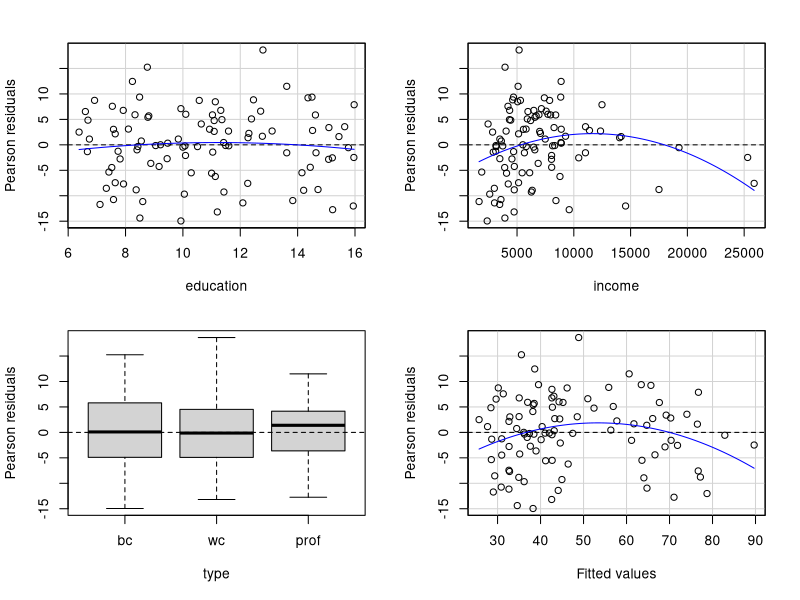
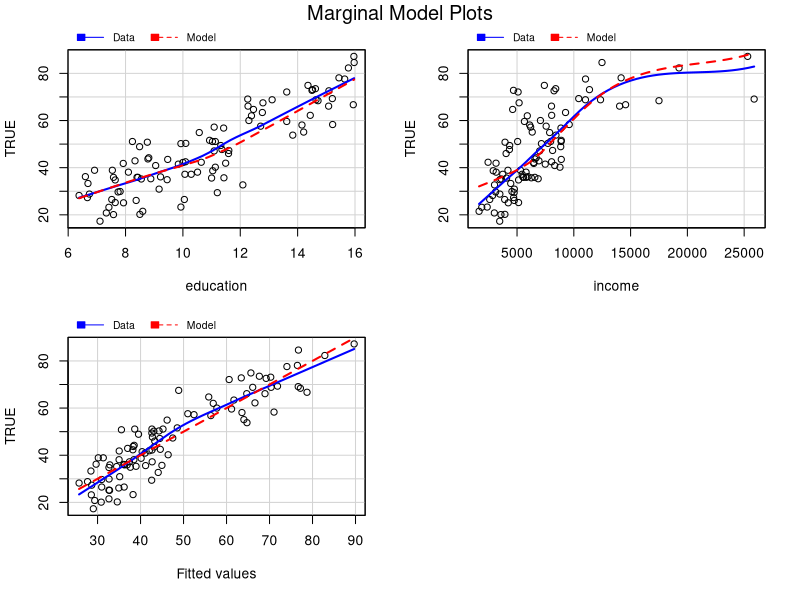
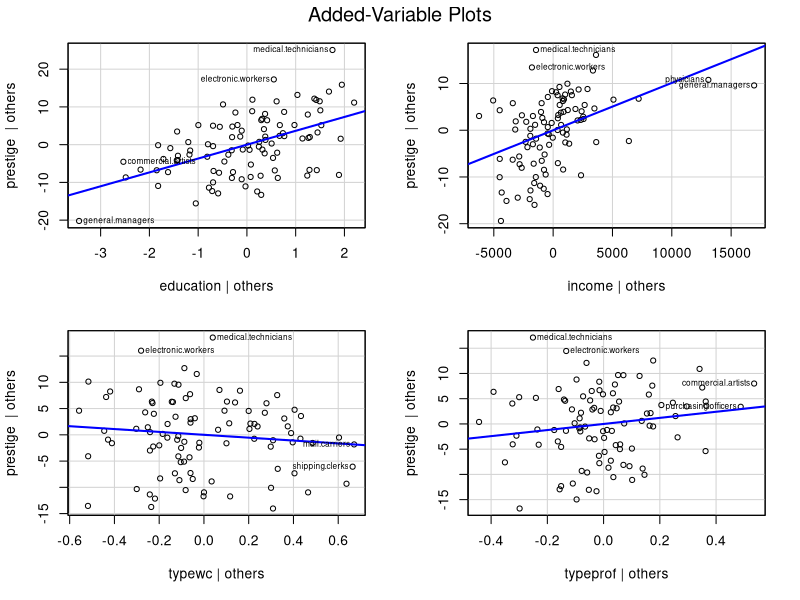
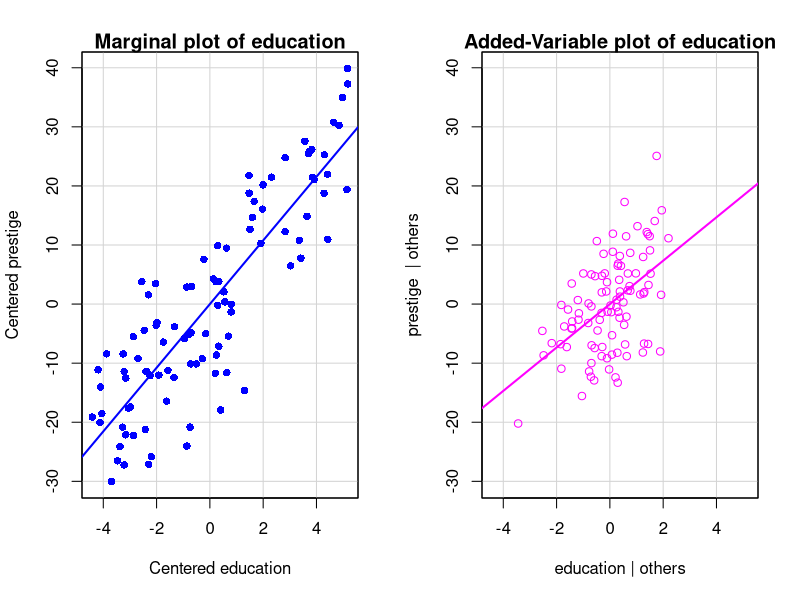
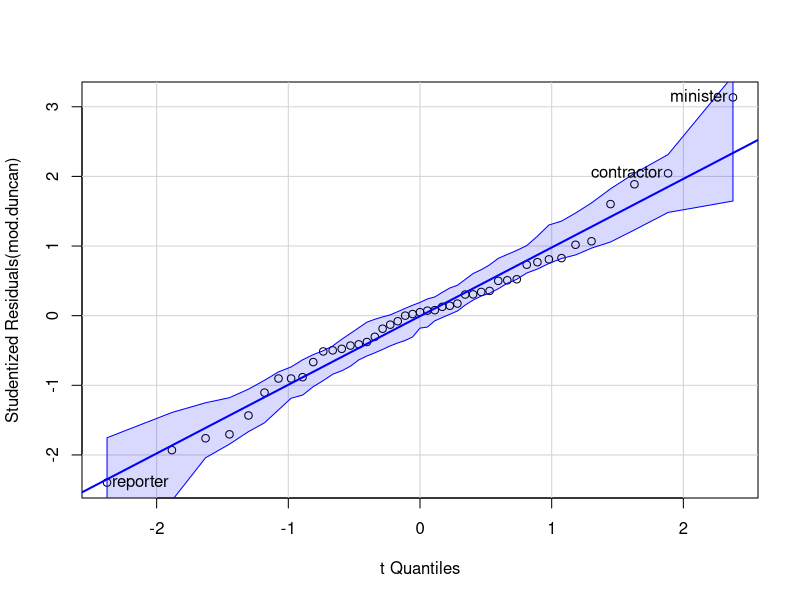
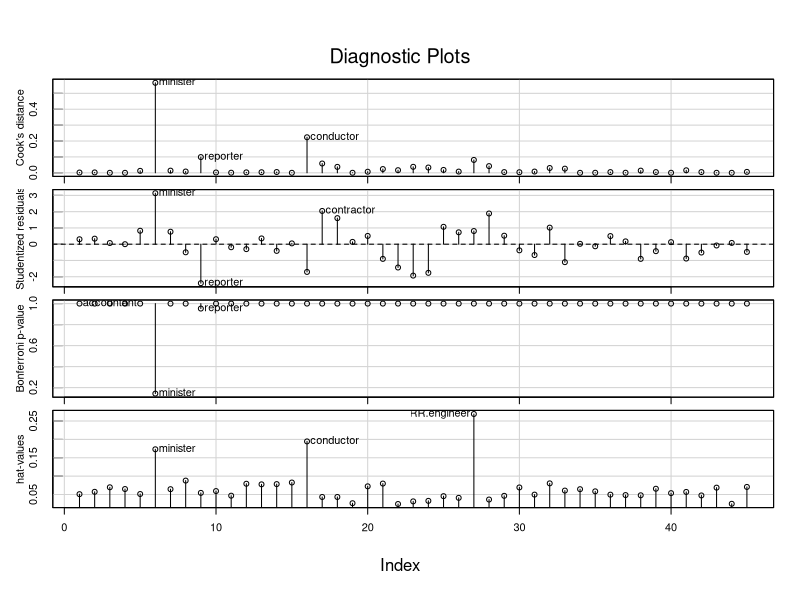
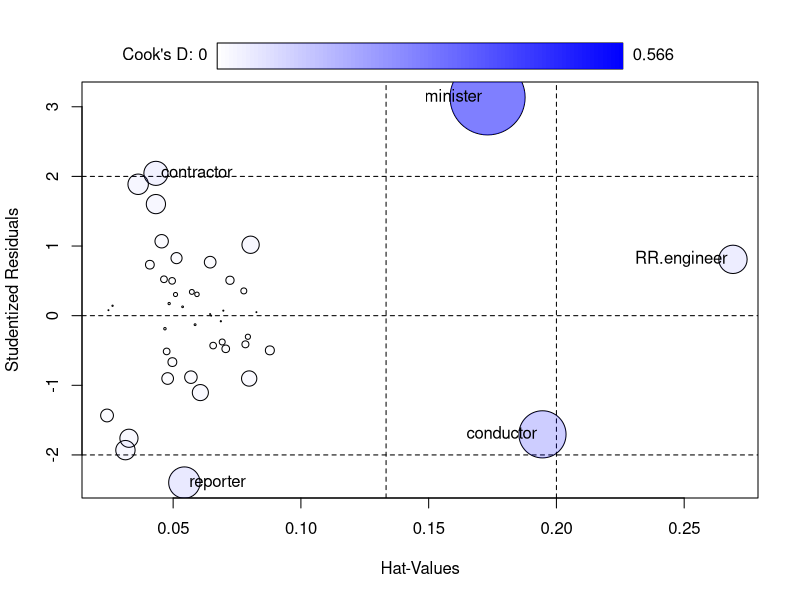
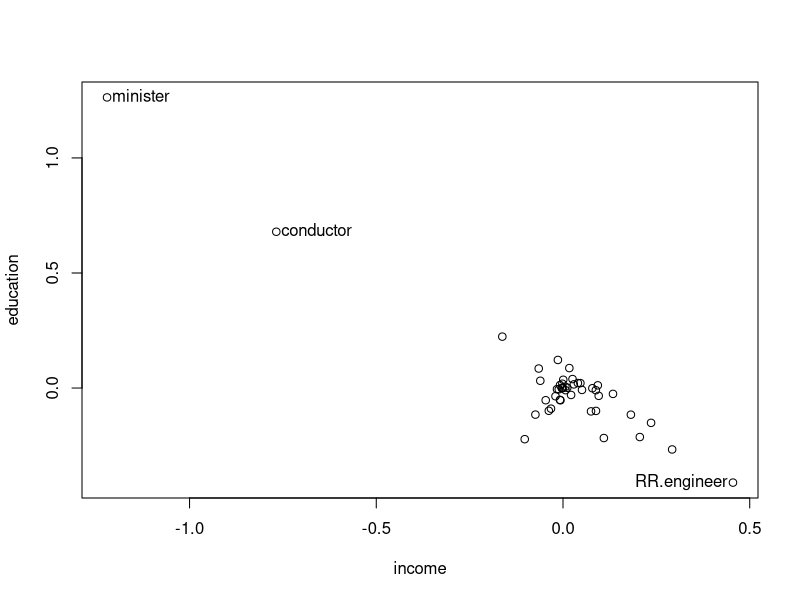

Write the R code that produced these figures, in order. (Note: this script raises an error after producing the figures.)
##-----------------------------------------------------##
##  An R Companion to Applied Regression, 3rd Edition  ##
##      J. Fox and S. Weisberg, Sage Publications      ##
##               Script for Chapter  8                 ##
##-----------------------------------------------------##

library("car")
Prestige$type <- factor(Prestige$type,
    levels=c("bc", "wc", "prof"))
prestige.mod.2 <- lm(prestige ~ education + income + type,
    data=Prestige)
brief(prestige.mod.2)

residualPlots(prestige.mod.2)



marginalModelPlots(prestige.mod.2)

avPlots(prestige.mod.2, id=list(n=2, cex=0.6))

mcPlots(prestige.mod.2, ~ education, overlaid=FALSE)

mod.duncan <- lm(prestige ~ income + education, data=Duncan)

set.seed(12345)

qqPlot(mod.duncan, id=list(n=3))

outlierTest(mod.duncan)

influenceIndexPlot(mod.duncan, id=list(n=3))

mod.duncan.2 <- update(mod.duncan,
    subset= rownames(Duncan) != "minister")
compareCoefs(mod.duncan, mod.duncan.2)

influencePlot(mod.duncan, id=list(n=3))

dfbs.duncan <- dfbetas(mod.duncan)
head(dfbs.duncan)  # first few rows

plot(dfbs.duncan[ ,c("income", "education")])  # for b1 and b2
showLabels(dfbs.duncan[ , "income"], dfbs.duncan[ , "education"],
  labels=rownames(Duncan), method=c(6, 16, 27))


avPlots(mod.duncan, id=list(n=3, method="mahal"))

mod.duncan.3 <- update(mod.duncan,
    subset = - whichNames(c("minister", "conductor"), Duncan))
compareCoefs(mod.duncan, mod.duncan.2, mod.duncan.3, se=FALSE)

brief(wool.mod <- lm(cycles ~ len + amp + load, data=Wool))

summary(p1 <- powerTransform(wool.mod))

mod.ornstein <- lm(interlocks  ~ log(assets) + nation + sector,
    data=Ornstein)

summary(p2 <- powerTransform(mod.ornstein, family="bcnPower"))

Ornstein$interlocks.tran <-
  bcnPower(Ornstein$interlocks, lambda=1/3, gamma=0.1)
mod.ornstein.2 <- update(mod.ornstein, interlocks.tran ~ .)

prestige.mod.3 <- lm(prestige ~ income + education + women,
    data=Prestige)
crPlots(prestige.mod.3, order=2)

prestige.mod.4 <- update(prestige.mod.3,
    . ~ . + log2(income) - income)

prestige.mod.5 <- update(prestige.mod.4,
    . ~ . - women + poly(women, 2))
brief(prestige.mod.5, pvalues=TRUE)

library("effects")
plot(Effect("income", prestige.mod.2, residuals=TRUE),
     partial.residuals=list(lty="dashed"))

plot(Effect(c("income", "type"), prestige.mod.2,
        residuals=TRUE),
    partial.residuals=list(span=0.9, lty="dashed"),
    lattice=list(layout=c(3, 1)))

prestige.mod.6 <- update(prestige.mod.2,
    . ~  income*type + education, data=Prestige)
Anova(prestige.mod.6)
plot(Effect(c("income", "type"), prestige.mod.6,
       residuals=TRUE),
    partial.residuals=list(span=0.9, lty="dashed"),
    lattice=list(layout=c(3, 1)))

mod.transact <- lm(time ~ t1 + t2, data=Transact)
brief(mod.transact)
residualPlots(mod.transact, tests=FALSE, layout=c(1, 3))

(test.t1 <- ncvTest(mod.transact, ~ t1))
(test.t2 <- ncvTest(mod.transact, ~ t2))
(test.t1t2 <- ncvTest(mod.transact, ~ t1 + t2))
ncvTest(mod.transact)

(stat <- test.t1t2$ChiSquare - test.t2$ChiSquare)
(df <- test.t1t2$Df - test.t2$Df)
pchisq(stat, df, lower.tail=FALSE)

mod.working <- glm(partic != "not.work" ~ hincome + children,
     family=binomial, data=Womenlf)
brief(mod.working)

residualPlots(mod.working, layout=c(1, 3))

influenceIndexPlot(mod.working, vars=c("Cook", "hat"),
    id=list(n=3))

compareCoefs(mod.working,
    update(mod.working, subset=-c(76, 77)))

mod.ornstein.qp <- glm(interlocks ~ assets + nation + sector,
    family=quasipoisson, data=Ornstein)
crPlots(mod.ornstein.qp, ~ assets, col="gray")

mod.ornstein.qp.2 <- update(mod.ornstein.qp,
    . ~ log2(assets) + nation + sector)
crPlots(mod.ornstein.qp.2, ~ log2(assets))

mod.mroz <- glm(lfp ~ k5 + k618 + age + wc + hc + lwg + inc,
    family=binomial, data=Mroz)
crPlots(mod.mroz, "lwg", pch=as.numeric(Mroz$lfp))
legend("bottomleft",c("Estimated lwg", "Observed lwg"),
    pch=1:2, inset=0.01)

cowles.mod <- glm(volunteer ~ sex + neuroticism*extraversion,
    data=Cowles, family=binomial)

plot(predictorEffects(cowles.mod, ~ neuroticism + extraversion,
        residuals=TRUE),
    partial.residuals=list(span=3/4, lty="dashed"),
    lattice=list(layout=c(1, 4)))

library("nlme")
Blackmore$tran.exercise <- bcnPower(Blackmore$exercise,
            lambda=0.25, gamma=0.1)
blackmore.mod.6.lme<- lme(tran.exercise ~ I(age - 8)*group,
    random = ~ 1 | subject,
    correlation = corCAR1(form = ~ I(age - 8) | subject),
    data=Blackmore)
S(blackmore.mod.6.lme)

plot(Effect(c("age", "group"), blackmore.mod.6.lme,
    residuals=TRUE), partial.residual=list(lty="dashed"))

system.time(inf.blackmore <-
    influence(blackmore.mod.6.lme, groups="subject"))


influenceIndexPlot(inf.blackmore)

influenceIndexPlot(inf.blackmore, var="var.cov.comps")

summary(Ericksen)

mod.census <- lm(undercount ~ ., data=Ericksen)
brief(mod.census, pvalues=TRUE)

vif(mod.census)

vif(mod.ornstein)

vif(mod.ornstein.qp.2)
